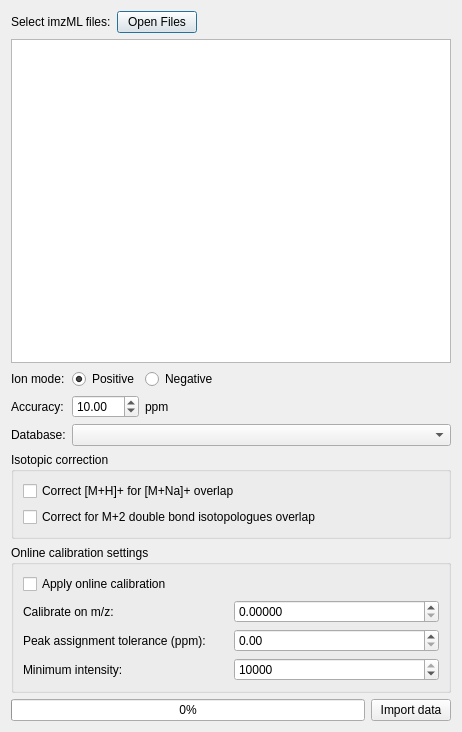
<?xml version="1.0" encoding="UTF-8"?>
<ui version="4.0">
 <class>Dialog</class>
 <widget class="QDialog" name="Dialog">
  <property name="geometry">
   <rect>
    <x>0</x>
    <y>0</y>
    <width>462</width>
    <height>732</height>
   </rect>
  </property>
  <property name="windowTitle">
   <string>Import imzML files</string>
  </property>
  <layout class="QVBoxLayout" name="verticalLayout">
   <item>
    <layout class="QHBoxLayout" name="horizontalLayout">
     <item>
      <widget class="QLabel" name="label">
       <property name="text">
        <string>Select imzML files:</string>
       </property>
      </widget>
     </item>
     <item>
      <widget class="QPushButton" name="open_imzml_button">
       <property name="text">
        <string>Open Files</string>
       </property>
      </widget>
     </item>
     <item>
      <spacer name="horizontalSpacer">
       <property name="orientation">
        <enum>Qt::Horizontal</enum>
       </property>
       <property name="sizeHint" stdset="0">
        <size>
         <width>40</width>
         <height>20</height>
        </size>
       </property>
      </spacer>
     </item>
    </layout>
   </item>
   <item>
    <widget class="QListWidget" name="imzml_list_view">
     <property name="focusPolicy">
      <enum>Qt::NoFocus</enum>
     </property>
     <property name="editTriggers">
      <set>QAbstractItemView::NoEditTriggers</set>
     </property>
     <property name="showDropIndicator" stdset="0">
      <bool>false</bool>
     </property>
     <property name="selectionMode">
      <enum>QAbstractItemView::NoSelection</enum>
     </property>
    </widget>
   </item>
   <item>
    <layout class="QGridLayout" name="gridLayout">
     <property name="topMargin">
      <number>0</number>
     </property>
     <item row="0" column="3">
      <spacer name="horizontalSpacer_2">
       <property name="orientation">
        <enum>Qt::Horizontal</enum>
       </property>
       <property name="sizeHint" stdset="0">
        <size>
         <width>40</width>
         <height>20</height>
        </size>
       </property>
      </spacer>
     </item>
     <item row="0" column="2">
      <widget class="QRadioButton" name="neg_radio_button">
       <property name="text">
        <string>Negative</string>
       </property>
       <attribute name="buttonGroup">
        <string notr="true">button_group</string>
       </attribute>
      </widget>
     </item>
     <item row="1" column="2">
      <widget class="QLabel" name="label_4">
       <property name="text">
        <string>ppm</string>
       </property>
      </widget>
     </item>
     <item row="0" column="1">
      <widget class="QRadioButton" name="pos_radio_button">
       <property name="text">
        <string>Positive</string>
       </property>
       <property name="checked">
        <bool>true</bool>
       </property>
       <attribute name="buttonGroup">
        <string notr="true">button_group</string>
       </attribute>
      </widget>
     </item>
     <item row="2" column="1" colspan="3">
      <widget class="QComboBox" name="database_combo_box"/>
     </item>
     <item row="0" column="0">
      <widget class="QLabel" name="label_2">
       <property name="text">
        <string>Ion mode:</string>
       </property>
      </widget>
     </item>
     <item row="2" column="0">
      <widget class="QLabel" name="label_5">
       <property name="text">
        <string>Database:</string>
       </property>
      </widget>
     </item>
     <item row="1" column="0">
      <widget class="QLabel" name="label_3">
       <property name="text">
        <string>Accuracy:</string>
       </property>
      </widget>
     </item>
     <item row="1" column="1">
      <widget class="QDoubleSpinBox" name="ppm_spinbox">
       <property name="minimum">
        <double>0.050000000000000</double>
       </property>
       <property name="value">
        <double>10.000000000000000</double>
       </property>
      </widget>
     </item>
    </layout>
   </item>
   <item>
    <widget class="QGroupBox" name="isotope_group_box">
     <property name="title">
      <string>Isotopic correction</string>
     </property>
     <layout class="QVBoxLayout" name="verticalLayout_3">
      <item>
       <widget class="QCheckBox" name="na_iso_cor_checkbox">
        <property name="toolTip">
         <string>&lt;html&gt;&lt;head/&gt;&lt;body&gt;&lt;p&gt;&lt;span style=&quot; font-size:14pt;&quot;&gt;Type II isotopic correction for isobaric overlap between [M+H]+ and [M+Na]+ adduct forms. For protonated lipid ions, the sodiated adduct of species [X:Y] (X number of C atoms and Y number of double bonds in the acyl chains) overlaps with species [X+2:Y+3]. The correction algorith is described in Höring at el., &lt;/span&gt;&lt;span style=&quot; font-size:14pt; font-style:italic;&quot;&gt;Anal. Chem. 2020, 92, 16, 10966–10970. &lt;/span&gt;&lt;/p&gt;&lt;p&gt;&lt;span style=&quot; font-size:14pt;&quot;&gt;This correction is relevant for measurements with a mass resolution lower than +/- 600.000 (m/z difference 0.0025).&lt;/span&gt;&lt;/p&gt;&lt;/body&gt;&lt;/html&gt;</string>
        </property>
        <property name="text">
         <string>Correct [M+H]+ for [M+Na]+ overlap</string>
        </property>
       </widget>
      </item>
      <item>
       <widget class="QCheckBox" name="m2_iso_cor_checkbox">
        <property name="toolTip">
         <string>&lt;html&gt;&lt;head/&gt;&lt;body&gt;&lt;p&gt;&lt;span style=&quot; font-size:14pt;&quot;&gt;Type II isotopic correction for isobaric overlap between the (M+2) isotopologue of a species and the corresponding species from the same class with 1 double bond less. &lt;/span&gt;&lt;/p&gt;&lt;p&gt;&lt;span style=&quot; font-size:14pt;&quot;&gt;This correction is relevant for measurements with a mass resolution lower than +/- 180.000 (m/z difference 0.0089).&lt;/span&gt;&lt;/p&gt;&lt;/body&gt;&lt;/html&gt;</string>
        </property>
        <property name="text">
         <string>Correct for M+2 double bond isotopologues overlap</string>
        </property>
       </widget>
      </item>
     </layout>
    </widget>
   </item>
   <item>
    <widget class="QGroupBox" name="cal_group_box">
     <property name="minimumSize">
      <size>
       <width>0</width>
       <height>0</height>
      </size>
     </property>
     <property name="title">
      <string>Online calibration settings</string>
     </property>
     <layout class="QVBoxLayout" name="verticalLayout_2">
      <item>
       <layout class="QGridLayout" name="gridLayout_2">
        <item row="3" column="1">
         <widget class="QSpinBox" name="cal_int_spinbox">
          <property name="minimum">
           <number>100</number>
          </property>
          <property name="maximum">
           <number>10000</number>
          </property>
          <property name="singleStep">
           <number>100</number>
          </property>
          <property name="value">
           <number>10000</number>
          </property>
         </widget>
        </item>
        <item row="2" column="0">
         <widget class="QLabel" name="label_6">
          <property name="text">
           <string>Peak assignment tolerance (ppm):</string>
          </property>
         </widget>
        </item>
        <item row="3" column="0">
         <widget class="QLabel" name="label_7">
          <property name="text">
           <string>Minimum intensity:</string>
          </property>
         </widget>
        </item>
        <item row="2" column="1">
         <widget class="QDoubleSpinBox" name="cal_ppm_spinbox"/>
        </item>
        <item row="1" column="0">
         <widget class="QLabel" name="label_8">
          <property name="text">
           <string>Calibrate on m/z:</string>
          </property>
         </widget>
        </item>
        <item row="1" column="1">
         <widget class="QDoubleSpinBox" name="calibrant_spinbox">
          <property name="decimals">
           <number>5</number>
          </property>
          <property name="maximum">
           <double>10000.000000000000000</double>
          </property>
         </widget>
        </item>
        <item row="0" column="0">
         <widget class="QCheckBox" name="cal_checkbox">
          <property name="text">
           <string>Apply online calibration</string>
          </property>
         </widget>
        </item>
       </layout>
      </item>
     </layout>
    </widget>
   </item>
   <item>
    <layout class="QHBoxLayout" name="horizontalLayout_2">
     <item>
      <widget class="QProgressBar" name="progress_bar">
       <property name="value">
        <number>0</number>
       </property>
      </widget>
     </item>
     <item>
      <widget class="QPushButton" name="import_data_button">
       <property name="text">
        <string>Import data</string>
       </property>
      </widget>
     </item>
    </layout>
   </item>
  </layout>
 </widget>
 <resources/>
 <connections/>
 <buttongroups>
  <buttongroup name="button_group"/>
 </buttongroups>
</ui>
